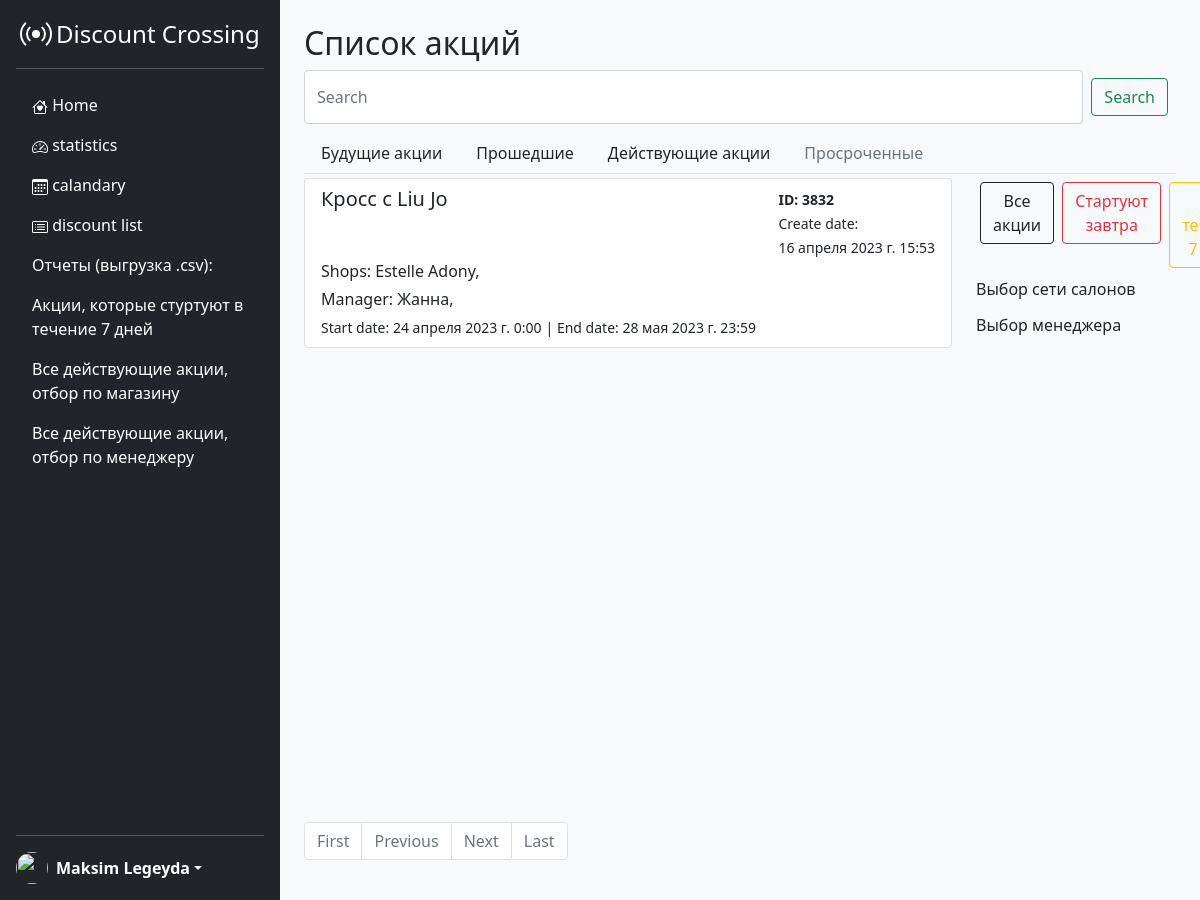
/search/WihinAWeek/, run on an earlier commit of the app's database.
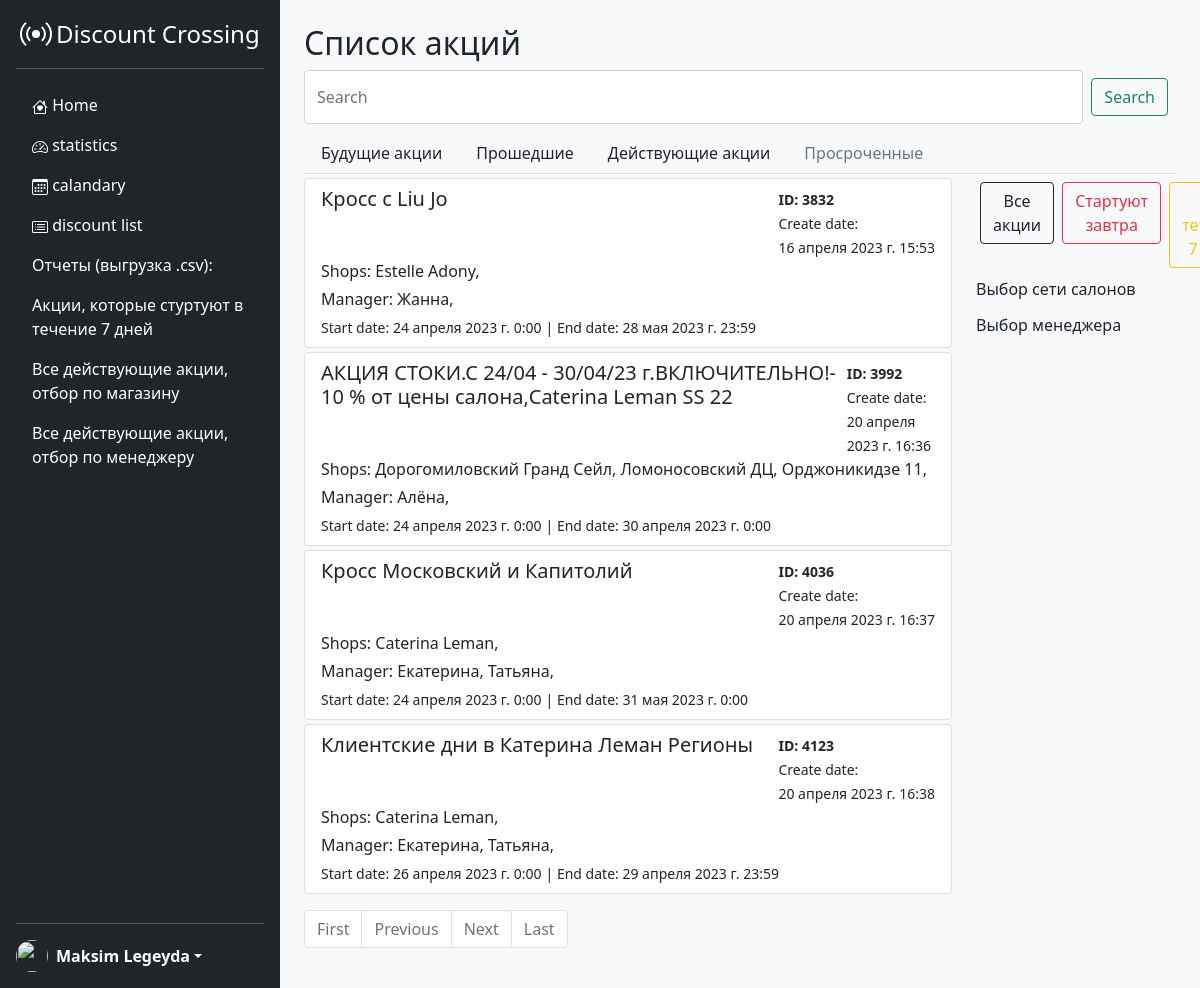
And on a later commit of the database.
### discount/models.py (models this page shows, shortened)
class DiscountData(models.Model):
    STATUS = [
        ('N', 'Новая'),
        ('W', 'В работе'),
        ('T', 'Тестирование'),
        ('D', 'Релиз'),
    ]
    title = models.CharField(max_length=250, null=True, verbose_name='Название скидки')
    id_DO = models.IntegerField(blank=True, default=None, verbose_name='ID акции в ДО')
    startDate = models.DateTimeField(blank=True, default=None, verbose_name='Дата начала акции')
    endDate = models.DateTimeField(blank=True, default=None, verbose_name='Дата окончания окончания')
    description = models.TextField(max_length=1500, default='', blank=True, verbose_name='Описание')
    type = models.ManyToManyField(DiscountType)
    manager = models.ManyToManyField(ShopManagers)
    shops = models.ManyToManyField(Shop, verbose_name='магазины', related_name='shop')
    status = models.CharField(max_length=1, choices=STATUS, default='N')
    createDate = models.DateTimeField(null=True, auto_now_add=True, editable=False)
    idDoneDate = models.DateField(default='2000-01-01')
    slug = models.SlugField(blank=True, db_index=True, verbose_name='slug')
    bugCounter = models.IntegerField(default=0, verbose_name='Количество текущих акций')
    isDone = models.BooleanField(default=False, verbose_name='Подготовлена')
    class Meta:
        verbose_name = 'Акция'
        verbose_name_plural = 'Акции'

### shops/models.py (models this page shows)
class Shop(models.Model):
    title = models.CharField(max_length=250, null=True, verbose_name='Наименование магазина')
    manager = models.ManyToManyField(ShopManagers)
    countFutureDiscount = models.IntegerField(default=0, verbose_name='Количество будущих акций')
    countPastDiscount = models.IntegerField(default=0, verbose_name='Количество прошедших акций')
    CountCurrentDiscount = models.IntegerField(default=0, verbose_name='Количество текущих акций')
    def __str__(self):
        return self.title
    class Meta:
        verbose_name = 'Магазин'
        verbose_name_plural = 'Магазины'

class ShopManagers(models.Model):
    name = models.CharField(max_length=250, null=True, verbose_name='Руководить сети (акции)')
    phone = models.CharField(max_length=25, blank=True, default='+7', verbose_name='Телефон')
    countFutureDiscount = models.IntegerField(default=0, verbose_name='Количество будущих акций')
    countPastDiscount = models.IntegerField(default=0, verbose_name='Количество прошедших акций')
    CountCurrentDiscount = models.IntegerField(default=0, verbose_name='Количество текущих акций')
    def __str__(self):
        return self.name
    class Meta:
        verbose_name = 'Менеджер'
        verbose_name_plural = 'Менеджеры'

### discount/views.py (the view)
# urls.py: path('search/WihinAWeek/', views.startWithinAWeek, name='startWithinAWeek'),
def startWithinAWeek(request):
    now = datetime.now().date() + timedelta(days=1)
    end_date = now + timedelta(days=7)
    discounts = DiscountData.objects.filter(startDate__range=[now, end_date]).order_by('startDate')
    page_obj = discounts
    context = {
        'discounts' : discounts,
        'page_obj' : page_obj,
    }
    return render(request, template_name='discount_list.html', context=context)

### templates/discount_list.html (shortened to what this page needs)
{% extends 'base.html' %}
{% block content %}
<div class="p-4 bg-light" style="width: 100%;">
<h2 class="">Список акций</h2>
    <form class="form-inline my-2 my-lg-0 d-flex" action="{% url 'search_results' %}" method="get">
      <input name="q" class="form-control mr-sm-2" type="search" placeholder="Search" aria-label="Search">
      <button class="btn btn-outline-success m-2" type="submit">Search</button>
    </form>
  <ul class="nav nav-tabs mt-2">
    <li class="nav-item">
      {% url 'discountList' as url_discountList %}
      <a class="nav-link link-dark {% if url_discountList in request.path %}active{% endif %}"
      href="/discountList">Будущие акции </a>
    </li>
    <li class="nav-item">
      {% url 'OldDiscountList' as url_OldDiscountList %}
      <a class="nav-link link-dark {% if url_OldDiscountList in request.path %}active{% endif %}"
      href="/OldDiscountList">Прошедшие </a>
    </li>
    <li class="nav-item">
      {% url 'CurrentDiscountList' as url_CurrentDiscountList %}
      <a class="nav-link link-dark {% if url_CurrentDiscountList in request.path %}active{% endif %}"
      href="/CurrentDiscountList">Действующие акции </a>
    </li>
    <li class="nav-item">
      <a class="nav-link disabled link-dark" href="#">Просроченные</a>
    </li>
  </ul>
<div class="content" style="min-height: 79vh;">
<div class="row">
<div class="col">
  {% for discount in page_obj %}
  <div class="list-group mt-1">
      <a href="/discountList/{{ discount.slug }}" class="list-group-item list-group-item-action" aria-current="true">
        <div class="d-flex w-100 justify-content-between">
          <h5 class="mb-1">{{ discount.title }}</h5>
          <div>
            <small style="font-weight: bold;">ID: {{ discount.id_DO }} <br></small>
            <small>Create date:<br> {{ discount.createDate }}</small>
          </div>
        </div>
        <p class="mb-1">Shops: {% for shop in discount.shops.all %}{{ shop }},  {% endfor %}</p>
        <p class="mb-1">Manager: {% for manager in discount.manager.all %}{{ manager }},  {% endfor %}</p>
        <small>Start date: {{ discount.startDate }}</small>
        <small>| End date: {{ discount.endDate }}</small>
      </a>
  </div>
  {% endfor %}
</div>
<div class="col-3 mt-1 pr-5">
  <div class="d-flex">
    <form class="m-1" action="{% url 'discountList' %}" method="get">
      <button type="submit" class="btn btn-outline-dark">Все акции</button>
    </form>
    <form class="m-1" action="{% url 'startTomorrow' %}" method="get">
      <button type="submit" class="btn btn-outline-danger">Стартуют завтра</button>
    </form>
    <form class="m-1" action="{% url 'startWithinAWeek' %}" method="get">
      <button type="submit" class="btn btn-outline-warning">В течение 7 дней</button>
    </form>
  </div>
  <h6 class="mt-2">Выбор сети салонов</h6>
  <h6 class="mt-2">Выбор менеджера</h6>
</div>
</div>
</div>
<nav aria-label="..." class="mt-3" style="bottom: 0;">
  <ul class="pagination">
    <li class="page-item {% if not page_obj.has_previous %}disabled{% endif %}">
      {% if page_obj.has_previous %}
      <a class="page-link" href="?page=1">First</a>
      {% else %}
      <span class="page-link">First</span>
      {% endif %}
    </li>
    <li class="page-item {% if not page_obj.has_previous %}disabled{% endif %}">
      {% if page_obj.has_previous %}
      <a class="page-link" href="?page={{ page_obj.previous_page_number }}">Previous</a>
      {% else %}
      <span class="page-link">Previous</span>
      {% endif %}
    </li>
    <li class="page-item {% if not page_obj.has_next %}disabled{% endif %}">
      {% if page_obj.has_next %}
      <a class="page-link" href="?page={{ page_obj.next_page_number }}">Next</a>
      {% else %}
      <span class="page-link">Next</span>
      {% endif %}
    </li>
    <li class="page-item {% if not page_obj.has_next %}disabled{% endif %}">
      {% if page_obj.has_next %}
      <a class="page-link" href="?page={{ page_obj.paginator.num_pages }}">Last</a>
      {% else %}
      <span class="page-link">Last</span>
      {% endif %}
    </li>
  </ul>
</nav>
</div>
{% endblock %}

What changed in the data, as far as the page shows it:
added DiscountData: title "АКЦИЯ СТОКИ.С 24/04 - 30/04/23 г.ВКЛЮЧИТЕЛЬНО!- 10 % от цены салона,Caterina Leman SS 22", id_DO "3992", createDate "20 апреля 2023 г. 16:36", startDate "24 апреля 2023 г. 0:00", endDate "30 апреля 2023 г. 0:00"
now on this page (row edited): Shop: title "Дорогомиловский Гранд Сейл", shown under "3992"
now on this page (row edited): Shop: title "Ломоносовский ДЦ", shown under "3992"
now on this page (row edited): Shop: title "Орджоникидзе 11", shown under "3992"
now on this page (row edited): ShopManagers: name "Алёна", shown under "3992"
added DiscountData: title "Кросс Московский и Капитолий", id_DO "4036", createDate "20 апреля 2023 г. 16:37", startDate "24 апреля 2023 г. 0:00", endDate "31 мая 2023 г. 0:00"
now on this page (row edited): Shop: title "Caterina Leman"
now on this page (row edited): ShopManagers: name "Екатерина"
now on this page (row edited): ShopManagers: name "Татьяна"
added DiscountData: title "Клиентские дни в Катерина Леман Регионы", id_DO "4123", createDate "20 апреля 2023 г. 16:38", startDate "26 апреля 2023 г. 0:00", endDate "29 апреля 2023 г. 23:59"
